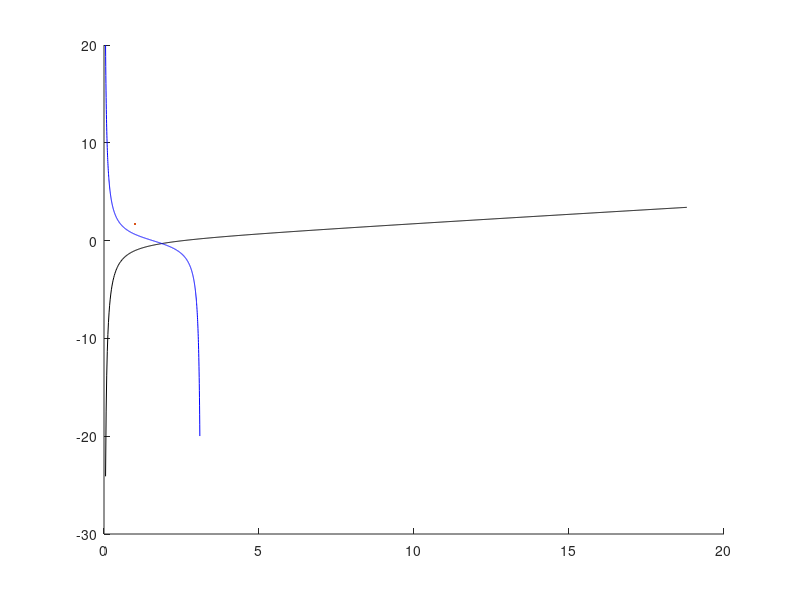

Source code (MATLAB): (Note: this script raises an error after producing the figure.)
clc; clear; close all;
%% Model_3d
% Modèle 3D du système thermique étudié, developé pour une transfert de
% chaleur dans la direction x. Il est supposé des conductivités thermique
% differentes en chaque direction (x, z, y) et aussi differentes
% coefficientes de transfert thermique dans les surfaces du solide. IL ne
% suppose pas une perte de chaleur en x = 0 et on a que l'entrée de flux de
% chaleur (phi_1).
%
% Voir la fonction model_1D pour la résolution en 1D et le rapport pour une
% description plus grande.

%% Entrées et constantes
lambda_x = 16.3;          % [W/mK] Conductivité thermique ;
lambda_y = 55.3;          % [W/mK] Conductivité thermique ;
lambda_z = 1.3;           % [W/mK] Conductivité thermique ;
rho = 8010;               % [kg/m³] Masse volumique ;
cp = 502;                 % [J/kgK] Capacité thermique massique ;
a_x = lambda_x/(rho*cp);  % [m^2/s] Diffusivité thermique ;
e = 5e-3;                 % [m] Epaisseur plaque ;
hx2 = 1;                  % [W/m²K] Coefficient de transfert thermique (x);
hy1 = 100;                % [W/m²K] Coefficient de transfert thermique (y);
hy2 = 200;                % [W/m²K] Coefficient de transfert thermique (y);
hz1 = 10;                 % [W/m²K] Coefficient de transfert thermique (z);
hz2 = 20;                 % [W/m²K] Coefficient de transfert thermique (z);
Ly = 1;                   % [m] Longeur en y ;
Lz = 1;                   % [m] Longeur en z ; 

% Paramètres de la simulation et données
figDir = 'fig';              % [-] Emplacement pour les figures générées ;
order = [1 3 6 11];          % Ordre pour l'approximation de Pade ;
colors = ['r','b','g','m'];  % Couleurs pour les graphes de << orders >> ;
wmin = 1e-2;                 % [rad/s] Fréquence minimale pour le bode ;
wmax = 1e3;                  % [rad/s] Fréquence maximale pour le bode ;
wpoints = 1000;              % [rad/s] Nombre des fréquences ; 
correc = 1e-8;               % [-] Paramètre de correction numérique ;
No = [1 3 6];                % [-] Nombre des solutions en y ;
No_plot = 5;                 % [-]
Mo = [1 3 6];                % [-] Nombre des solutions en z ; 
y = 0;                       % [m] Position en y à être analysée ;
z = 0;                       % [m] Position en z à être analysée ;
types = ["--" ":" "-." "-"]; % [-] Line styles for plots ;

%% Coeficientes theoriques et vecteurs
w = logspace(log10(wmin), log10(wmax), wpoints); % Vecteur de fréquences
k = sqrt(w*1j/a_x); % Résolution de l'équation en 1D
C = lambda_x*k.*sinh(e*k);
A = hx2*cosh(e*k);

% Nombres de Biot
Hy1 = hy1*Ly/lambda_y; % Convection naturelle en y1
Hy2 = hy2*Ly/lambda_y; % Convection naturelle en y2
Hz1 = hz1*Lz/lambda_z; % Convection naturelle en z1
Hz2 = hz2*Lz/lambda_z; % Convection naturelle en z2

%% Équation transcedentes (y)
% Résolution de l'équation transcedente en alpha_n et beta_m, aussi bien
% que le calcul des modules N(alpha_n) et M(beta_m). Premièrement, il
% montre les deux fonctions liées à l'équation pour vérifier les résultats
% possibles.

% Figure avec les racines de la fonction en alpha_n (illustrative)
fig = figure; hold on;
alpha_n = linspace(0.05, pi-0.05 + No_plot*pi, 1000)/Ly;
eq = ((lambda_y*alpha_n).^2 - hy1*hy2)./(lambda_y*alpha_n*(hy1+hy2));
plot(alpha_n, eq, 'k', LineWidth=1.7);
for n=0:No_plot
    % Fonctions
    alpha_n = linspace(0.05+n*pi, pi-0.05 + n*pi, 1000)/Ly;
    plot(alpha_n, cot(alpha_n*Ly), 'b', LineWidth=1.7);    

    f = @(alpha) cot(alpha*Ly) - ...
        ((lambda_y*alpha).^2 - hy1*hy2)./(lambda_y*alpha*(hy1+hy2));
    alpha_n = bissec(f, (n+correc)*pi/Ly, (n+1-correc)*pi/Ly);
    plot(alpha_n, cot(alpha_n*Ly), 'ro', MarkerFaceColor='r');
end
grid minor; ylim([-30 30])
xlabel('$\alpha_n$', Interpreter='latex', FontSize=17);
saveas(fig, figDir+"\eqTrans.png");
title("Solution d'\'{e}quation transcedente", Interpreter='latex', ...
    FontSize=21);

% Prendre les solutions pour alpha_n (dans la direction y)
alpha = zeros(1,No(end)+1);
f = @(alpha) cot(alpha*Ly) - ...
        ((lambda_y*alpha).^2 - hy1*hy2)./(lambda_y*alpha*(hy1+hy2));
for i=0:No(end)
    alpha(i+1) = bissec(f, (i+correc)*pi/Ly, (i+1-correc)*pi/Ly);
end
Nalpha = (1./(2*Ly*alpha.^2)).*( Hy1 + (Hy1^2 + (alpha*Ly).^2) .* ...
    (1 + Hy2./(Hy2^2 + (alpha*Ly).^2)) );

% Prendre les solutions pour beta_m (dans la direction z)
beta = zeros(1,Mo(end)+1);
f = @(beta) cot(beta*Lz) - ...
        ((lambda_z*beta).^2 - hz1*hz2)./(lambda_z*beta*(hz1+hz2));
for i=0:Mo(end)
    beta(i+1) = bissec(f, (i+correc)*pi/Lz, (i+1-correc)*pi/Lz);
end
Mbeta = (1./(2*Lz*beta.^2)).*( Hz1 + (Hz1^2 + (beta*Lz).^2) .* ...
    (1 + Hz2./(Hz2^2 + (beta*Lz).^2)) );

%% Modèle de F(s) en 1D (sans pertes)
Fs_th = 1./C; % Modèle théorique sans pertes pour comparaison
mag_th = abs(Fs_th);
phase_th = angle(Fs_th);

%% Modèle de F(s) en 3D (avec des pertes en y et z)
% Calcule de la solution 3D. Il y a trois boucles for differentes : le
% première change l'ordre de l'approximation et les autres deux boucles
% sont des séries en n et m de la solution.

% Figure (comparaison entre les 1D et 3D)
fig = figure; subplot(2,1,1);
semilogx(w,20*log10(mag_th),'k',LineWidth=1.4,DisplayName="Mod\'{e}le 1D"); 
hold on; subplot(2,1,2);
semilogx(w, phase_th*180/pi, 'k', LineWidth=1.4); hold on;

for k = 1:length(Mo) % Change l'ordre de l'approximation
    Fs_3D = zeros(size(w));  % Vecteur avec des solutions

    for n = 0:No(k) % Serie en y
        Y = cos(alpha(n+1)*y) + ...
            (hy1/(lambda_y*alpha(n+1)))*sin(alpha(n+1)*y);

        for m = 0:Mo(k) % Serie en z
            Z = cos(beta(m+1)*z) + ...
                (hz1/(lambda_z*beta(m+1)))*sin(beta(m+1)*z);
    
            % Résolution en 1D
            gamma = sqrt(1j*w/a_x + alpha(n+1)^2 + beta(m+1)^2);
            C = lambda_x*gamma.*sinh(e*gamma);
            A = cosh(e*gamma);
            Fs_th = 1./(C + A*hx2);

            % Calcule le facteur de correction de la serie int(Y)*int(Z)
            if alpha(n+1) == 0
                int_Y = Ly;
            else
                int_Y = -sin(alpha(n+1)*Ly)/alpha(n+1) + ...
                    (hy1/(alpha(n+1)*lambda_x)) * ...
                    (cos(alpha(n+1)*Ly)/alpha(n+1) - 1/alpha(n+1));
            end
            if beta(m+1) == 0
                int_Z = Lz;
            else
                int_Z = -sin(beta(m+1)*Lz)/beta(m+1) + ...
                    (hz1/(beta(m+1)*lambda_z)) * ...
                    (cos(beta(m+1)*Lz)/beta(m+1) - 1/beta(m+1));
            end

            % Some les fonctions (serie en y et en z)
            Fs_3D = Fs_3D + (Fs_th) * ...
                (Y/Nalpha(n+1))*(Z/Mbeta(m+1))*int_Z*int_Y;
        end
    end

    % Diagramme de bode
    mag_3D = abs(Fs_3D);
    phase_3D = angle(Fs_3D);

    % Figure de comparaison
    subplot(2,1,1);
    semilogx(w,20*log10(mag_3D), types(k)+colors(k), LineWidth=1.4, ...
        DisplayName="3D O = "+num2str(No(k)));
    subplot(2,1,2);
    semilogx(w, phase_3D*180/pi, types(k)+colors(k), LineWidth=1.4);
end


% Configurations graphiques finales (comparaison pour les ordres en 3D)
subplot(2,1,1);
ylabel('Mag (dB)', Interpreter='latex', FontSize=17);
grid minor; hold off; 
legend(Interpreter="latex", FontSize=12, Location="southwest");
subplot(2,1,2);
grid minor; hold off;
ylabel('Phase (deg)', Interpreter='latex', FontSize=17);
xlabel("Fr\'{e}quences (rad/s)", Interpreter='latex', FontSize=17);
fig.Position = [341 162 689 418];
saveas(fig, figDir+"\1D_et_3D.png");
sgtitle("R\'{e}ponse en fr\'{e}quence de $F_{3D}(s)$", ...
    Interpreter='latex', FontSize=21);

%% Pade approx pour le modèle 3D (avec pertes)

% Figure (comparaison entre les approx de Pade)
fig = figure; subplot(2,1,1);
semilogx(w,20*log10(mag_3D),'k',LineWidth=1.4,DisplayName="Mod\'{e}le 1D"); 
hold on; subplot(2,1,2);
semilogx(w, phase_3D*180/pi, 'k', LineWidth=1.4); hold on;

for k = 1:length(Mo) % Change l'ordre de l'approximation
    Fs_3D_approx = zeros(size(w));  % Vecteur avec des solutions

    for n = 0:No(k) % Serie en y
        Y = cos(alpha(n+1)*y) + ...
            (hy1/(lambda_y*alpha(n+1)))*sin(alpha(n+1)*y);

        for m = 0:Mo(k) % Serie en z
            Z = cos(beta(m+1)*z) + ...
                (hz1/(lambda_z*beta(m+1)))*sin(beta(m+1)*z);
    
            % Résolution en 1D
            gamma = sqrt(1j*w/a_x + alpha(n+1)^2 + beta(m+1)^2);

            A = [lambda_x/(2*e), hx2/2]; % Polinôme en xi
            B = [-lambda_x/(2*e), hx2/2]; % Polinôme en xi
            [P,Q] = padecoef(1,order(k)); % Aprox. e^(x) = P(xi)/Q(xi)
        
            % Aproximation de la fonction de transfert F(xi) = N(xi)/D(xi)
            N = conv(P,Q); 
            D = conv(conv(Q,Q), A) + conv(conv(P,P), B);
        
            % Passe à la variable de Laplace s = (a/e^2)xi
            N = changeVariable(N(mod(fliplr(1:length(N)),2)==1), ...
                [e^2/a_x (alpha(n+1)*e)^2 + (beta(m+1)*e)^2]);
            D = changeVariable(D(mod(fliplr(1:length(D)),2)==1), ...
                [e^2/a_x (alpha(n+1)*e)^2 + (beta(m+1)*e)^2]);
            N = N/D(end); D = D/D(end); % Unicité de F(s) (d0 = 1)
        
            % Diagramme de bode
            Fs_eval = polyval(N,w*1j)./polyval(D,w*1j);

            % Calcule le facteur de correction de la serie int(Y)*int(Z)
            if alpha(n+1) == 0
                int_Y = Ly;
            else
                int_Y = -sin(alpha(n+1)*Ly)/alpha(n+1) + ...
                    (hy1/(alpha(n+1)*lambda_x)) * ...
                    (cos(alpha(n+1)*Ly)/alpha(n+1) - 1/alpha(n+1));
            end
            if beta(m+1) == 0
                int_Z = Lz;
            else
                int_Z = -sin(beta(m+1)*Lz)/beta(m+1) + ...
                    (hz1/(beta(m+1)*lambda_z)) * ...
                    (cos(beta(m+1)*Lz)/beta(m+1) - 1/beta(m+1));
            end

            % Some les fonctions (serie en y et en z)
            Fs_3D_approx = Fs_3D_approx + Fs_eval * ...
                (Y/Nalpha(n+1))*(Z/Mbeta(m+1))*int_Z*int_Y;
        end
    end

    % Plot
    mag_3D_approx = abs(Fs_3D_approx);
    phase_3D_approx = angle(Fs_3D_approx);
    subplot(2,1,1);
    semilogx(w,20*log10(mag_3D_approx), colors(k), LineWidth=1.4, ...
        DisplayName="3D O = "+num2str(order(k)));
    subplot(2,1,2);
    semilogx(w, phase_3D_approx*180/pi, colors(k), LineWidth=1.4);
end

% Configurations graphiques finales (comparaison pour les ordres en 1D)
subplot(2,1,1);
ylabel('Mag (dB)', Interpreter='latex', FontSize=17);
grid minor; hold off; 
legend(Interpreter="latex", FontSize=12, Location="southwest");
subplot(2,1,2);
grid minor; hold off;
ylabel('Phase (deg)', Interpreter='latex', FontSize=17);
xlabel("Fr\'{e}quences (rad/s)", Interpreter='latex', FontSize=17);
fig.Position = [341 162 689 418];
saveas(fig, figDir+"\padeApprox3D.png");
sgtitle({"R\'{e}ponse en fr\'{e}quence de $F_{3D}(s)$", ...
    "avec l'approximation de pade"}, Interpreter='latex', ...
    FontSize=21);


%% Mes fonctions
function P = polyPower(Q, n)
    % Il va evaluer le polynôme Q(x) à la puissance n, c'est à dire
    % P(x) = [Q(x)]^n. Si n = 0, donc P(x) = 1.
    
    % Prendre les cas plus simples
    if n == 0
        P = 1;
        return
    elseif n == 1
        P = Q;
        return
    % Le  cas générale
    else
        P = conv(Q, Q); % Il va faire n fois la convolution de Q
        for i = 3:n
            P = conv(P, Q);
        end
    end
end

function R = sumPoly(P, Q)
    % Prendre la summe de deux polynômes P(x) et Q(x). IL faut aligner les
    % deux vecteur de coefficientes dans un façon que il sera possibles de
    % les ajouter.
    
    % Prendre l'ordre plus grande
    P_order = length(P);
    Q_order = length(Q);
    if P_order > Q_order
         max_order = size(P);
    else
         max_order = size(Q);
    end

    % Ajoute les deux polynômes
    new_P = padarray(P, max_order-size(P), 0, 'pre');
    new_Q = padarray(Q, max_order-size(Q), 0, 'pre');
    R = new_P + new_Q;
end

function R = changeVariable(Q, P)
    % IL va changer la variable du polinôme Q(y) pour y = P(x) et retourner
    % un nouvel polynôme R(x) = Q(P(x)). Des convolution sucessives sont
    % utilisées.
    % R(x) = sum( r_i * x^i ) ;
    %      = sum( q_i * (p(x))^i ) ;

    R = 0;
    for i=0:length(Q)-1
        R = sumPoly(R, Q(length(Q)-i)*polyPower(P, i));
    end
end